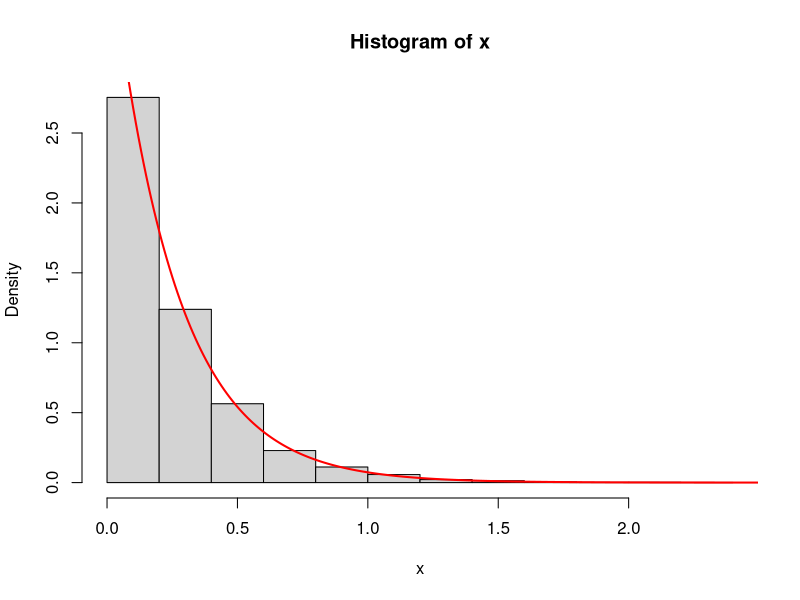
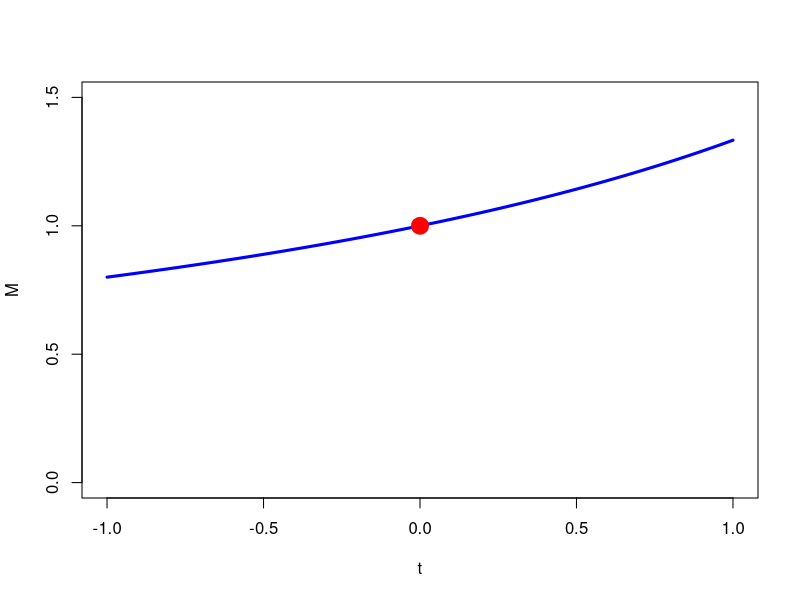
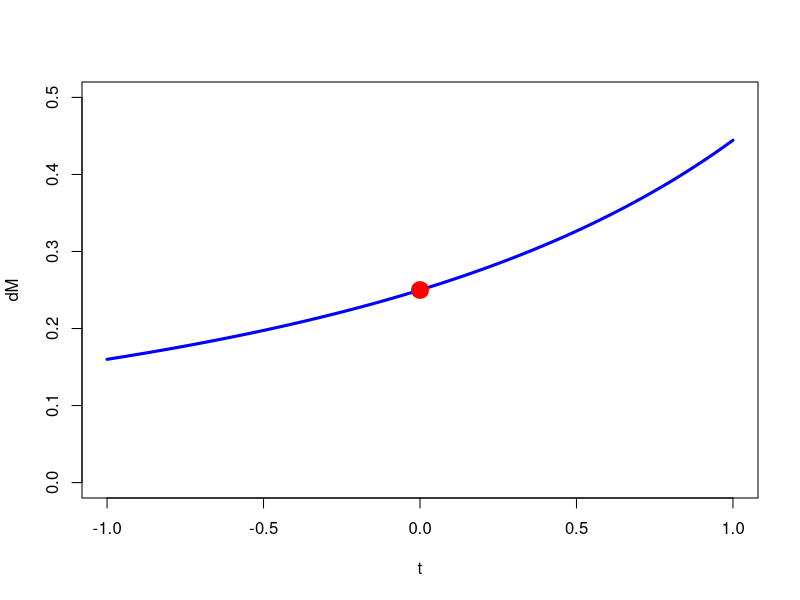
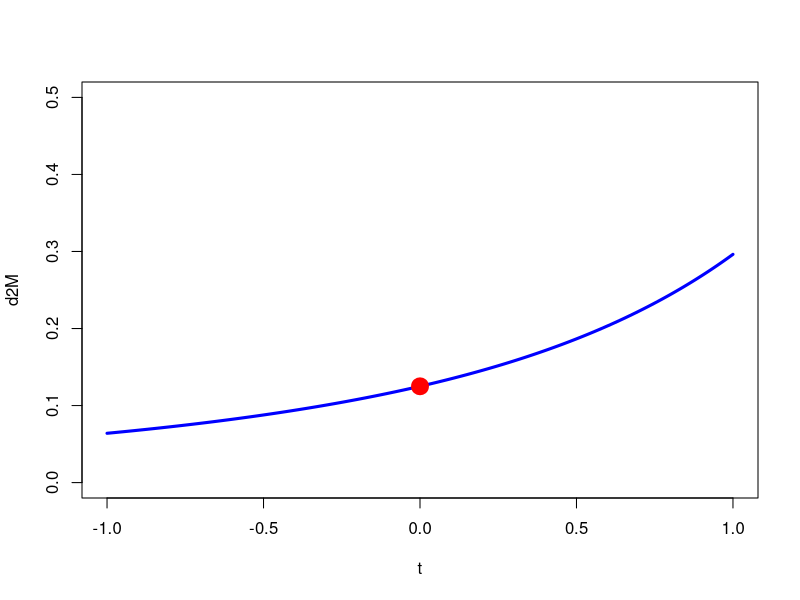

Source code (R) for these figures, in order:
# Here how to generate a random variable with the exponential distribution
u <- runif(10000, 0, 1)
x <- -log(1 - u) / 4

# Plot histogram
hist(x, probability = TRUE)

xx <- seq(from = 0, to = 10, by = 0.01)
lines(xx, 4 * exp(-4 * xx), col = "red", lwd = 2)

# Plot MGF
t <- seq(from = -1, to = 1, by = 0.01)
M <- 4 / (4 - t)

plot(t, M, type = "l", col = "blue", lwd = 3, ylim = c(0, 1.5))
points(0, 1, col = "red", lwd = 10)


# plot derivative of MGF for x
dM <- 4 / (4 - t)^2
plot(t, dM, type = "l", col = "blue", lwd = 3, ylim = c(0, 0.5))
points(0, dM[which(t == 0)], col = "red", lwd = 10)
dM[which(t == 0)]

# plot for second derivative
d2M <- 8 / (4 - t)^3
plot(t, d2M, type = "l", col = "blue", lwd = 3, ylim = c(0, 0.5))
points(0, d2M[which(t == 0)], col = "red", lwd = 10)
